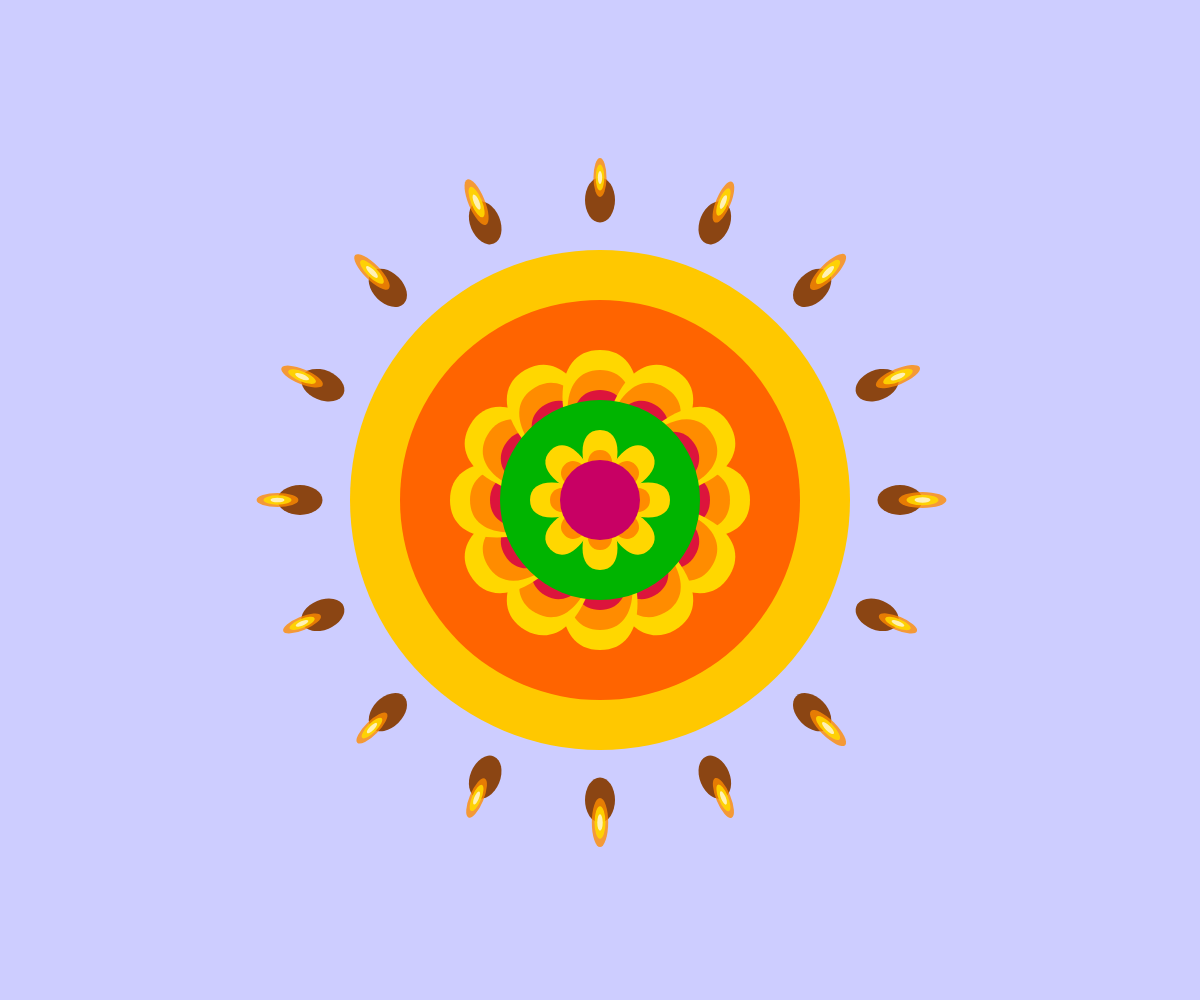
Frame 1 (no input)
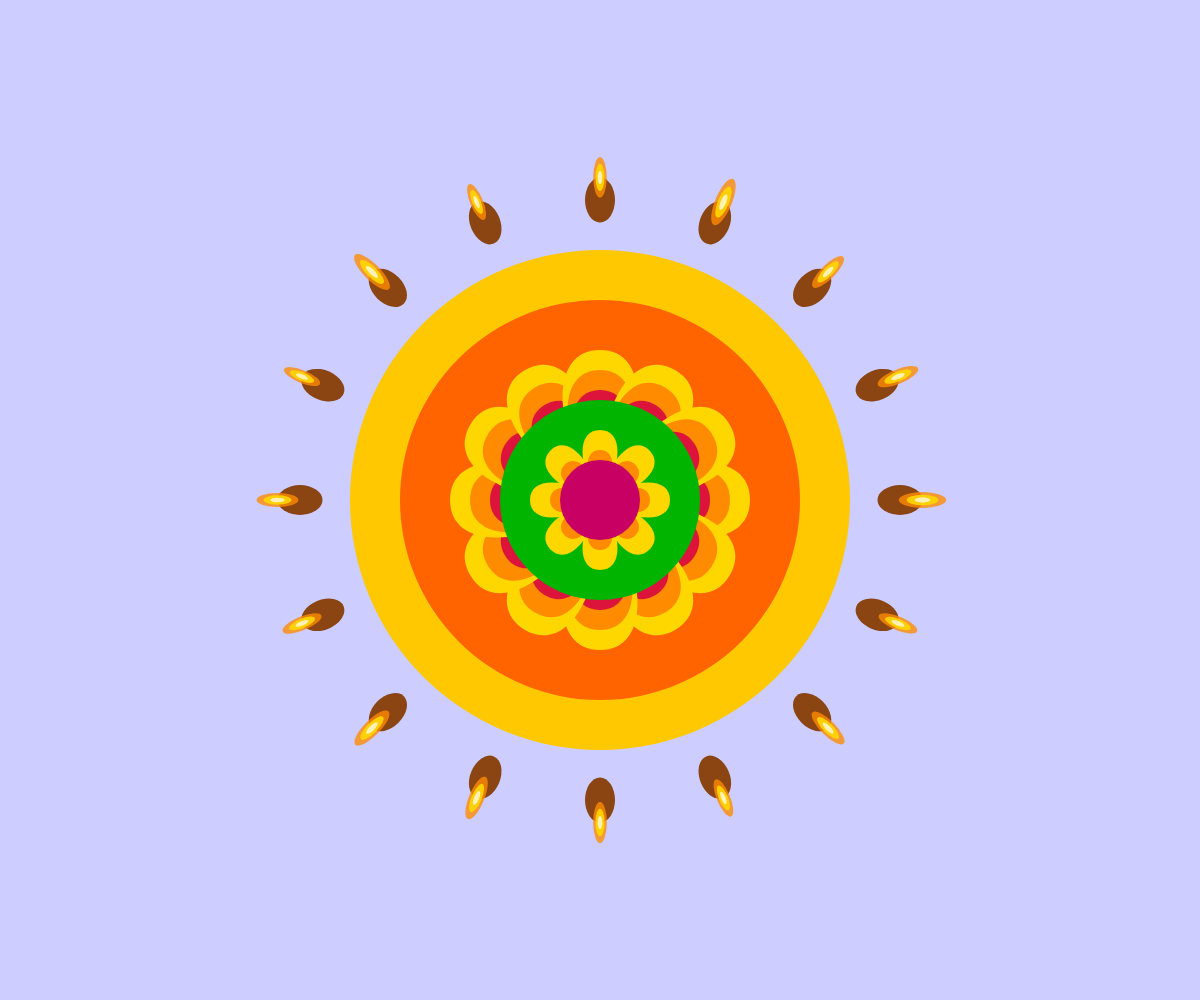
Frame 60 (no input)
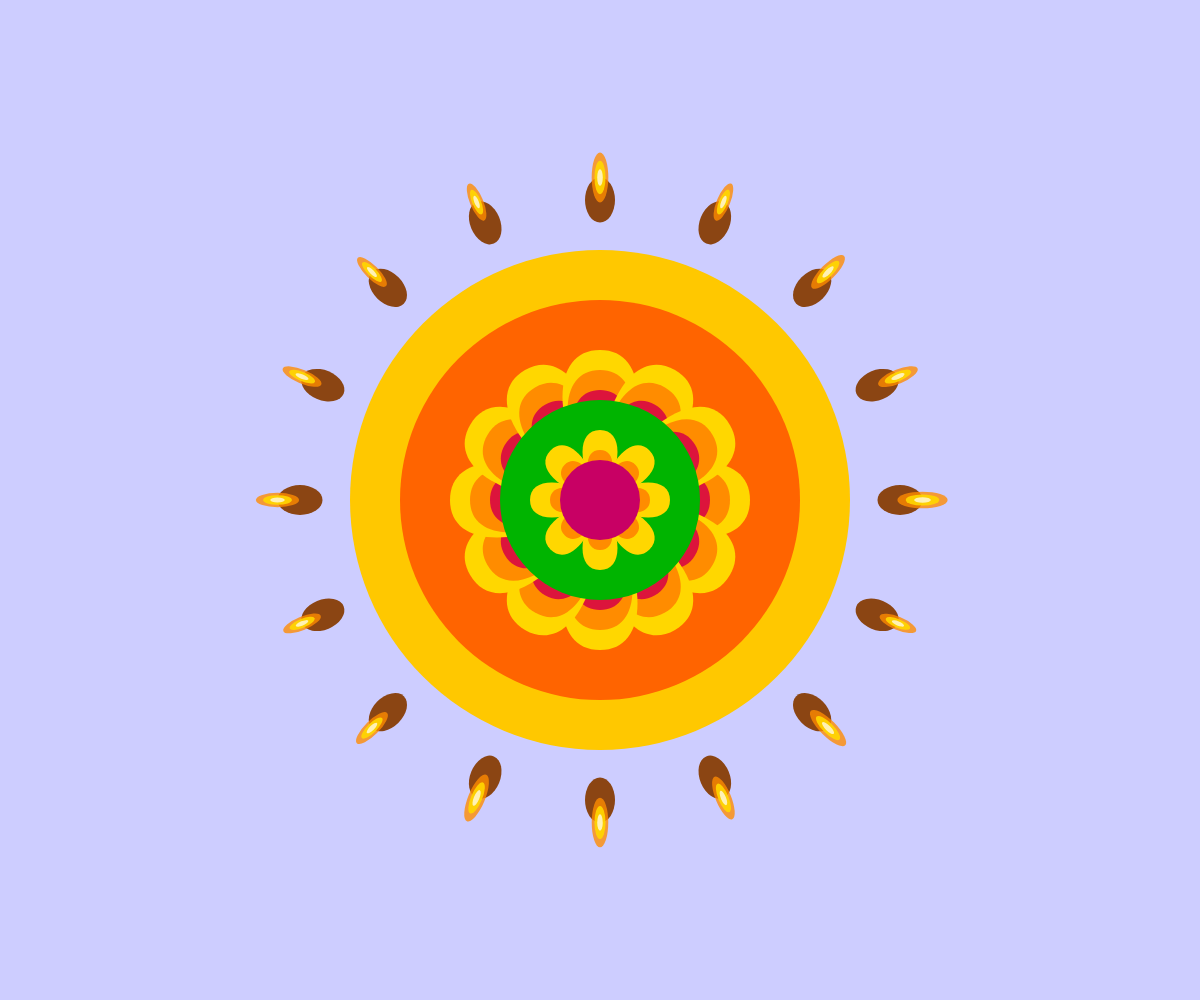
Frame 120 (the mouse pressed at the canvas centre since frame 60)

The p5.js sketch that drew these frames (run headless with seeded random() and noise() and a simulated clock; from frame 60 on, the mouse is pressed at the canvas centre):

// p5.js sketch
// ── sketch.js
function setup() {
  createCanvas(windowWidth, windowHeight); 
  frameRate(30);
}

function draw() {
  background(205, 205, 255);
  translate(width / 2, height / 2);


  drawCircleLayer(250, color(255, 200, 0));
  drawCircleLayer(200, color(255, 100, 0));
  drawPetalLayer(150, 12);
  drawCircleLayer(100, color(0, 180, 0));
  drawPetalLayer(70, 8);
  drawCircleLayer(40, color(200, 0, 100));

  
  let numDiyas = 16;
  let r = 300;
  for (let i = 0; i < numDiyas; i++) {
    let angle = TWO_PI * i / numDiyas;
    let x = cos(angle) * r;
    let y = sin(angle) * r;

    push();
    translate(x, y);
    drawDiya(30, 45, angle);
    pop();
  }
}



function drawCircleLayer(radius, c) {
  fill(c);
  noStroke();
  ellipse(0, 0, radius * 2, radius * 2);
}

function drawPetalLayer(radius, count) {
  for (let i = 0; i < count; i++) {
    let angle = TWO_PI * i / count;
    push();
    rotate(angle);
    drawPetal(radius);
    pop();
  }
}

function drawPetal(radius) {
  let hues = [
    color(255, 215, 0),
    color(255, 140, 0),
    color(220, 20, 60)
  ];

  for (let i = 0; i < hues.length; i++) {
    fill(hues[i]);
    noStroke();
    beginShape();
    vertex(0, 0);
    bezierVertex(radius / 2, -radius / 3, radius, -radius / 3, radius, 0);
    bezierVertex(radius, radius / 3, radius / 2, radius / 3, 0, 0);
    endShape(CLOSE);
    radius -= 20;
  }
}

function drawDiya(w, h, angleToCenter) {
  push();
  rotate(angleToCenter + HALF_PI);

  fill(139, 69, 19);
  ellipse(0, 0, w, h);

  let flicker = random(0.85, 1.15);

  fill(255, 140, 0, 200);
  ellipse(0, -h / 2, (w / 2) * flicker, h * flicker);

  fill(255, 215, 0, 230);
  ellipse(0, -h / 2, (w / 3) * flicker, (h / 1.5) * flicker);

  fill(255, 255, 255, 180);
  ellipse(0, -h / 2, (w / 6) * flicker, (h / 3) * flicker);

  pop();
}

function windowResized() {
  resizeCanvas(windowWidth, windowHeight);
}
